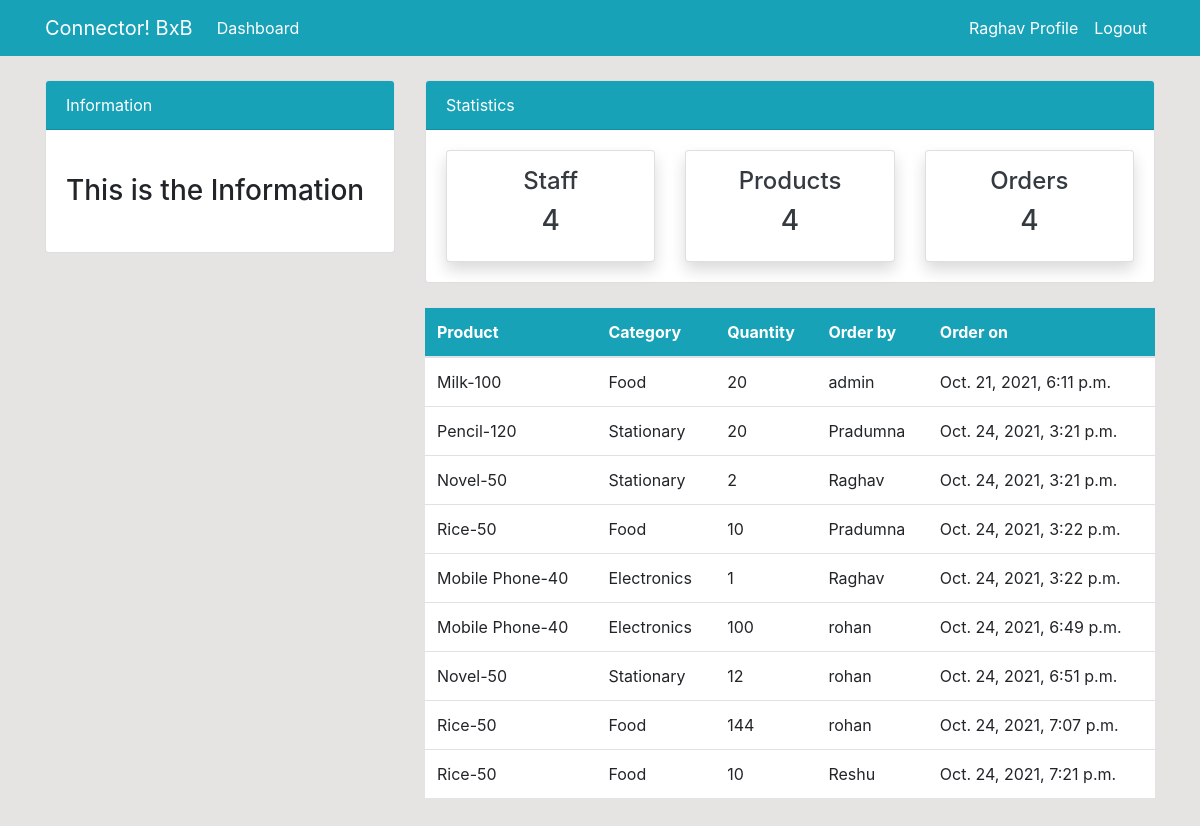
/order/ (signed in), run on an earlier commit of the app's database.
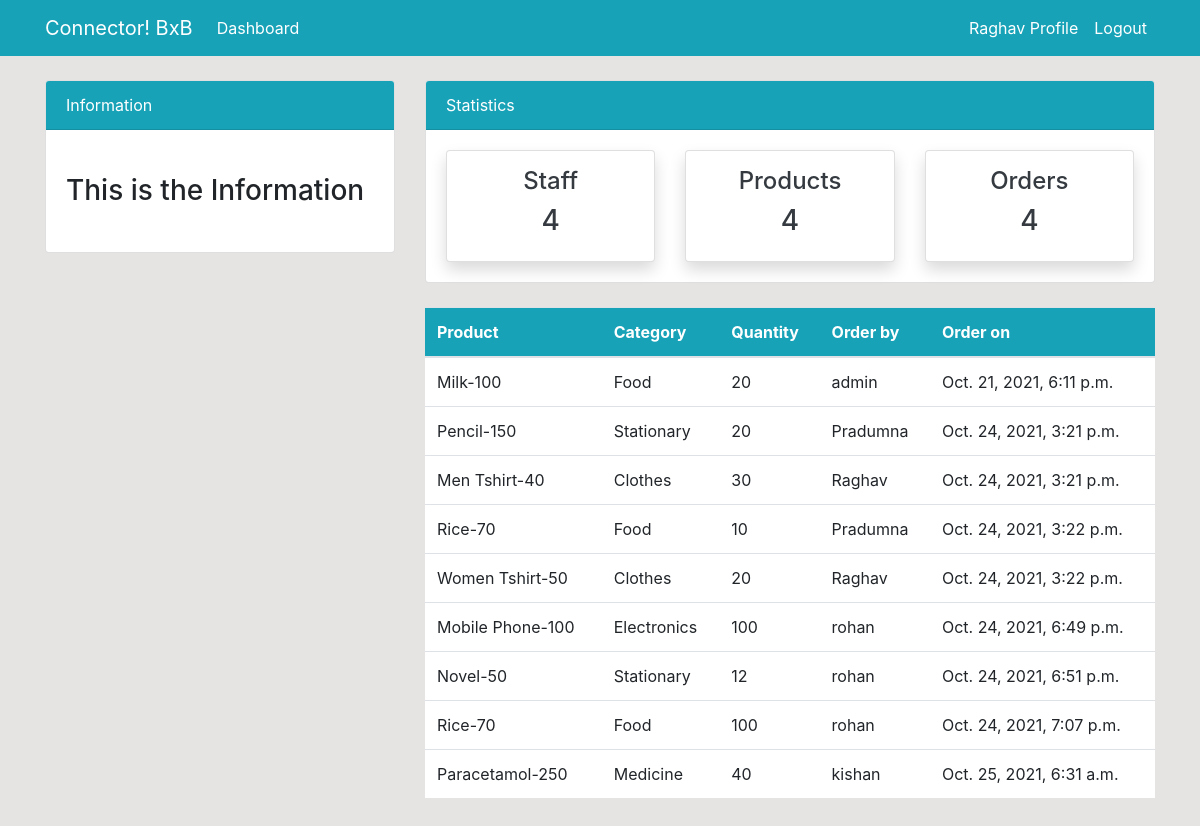
And on a later commit of the database.
### dashboard/models.py (models this page shows, shortened)
class Order(models.Model):
    product = models.ForeignKey(Product, on_delete=models.CASCADE , null=True)
    staff = models.ForeignKey(User, on_delete=models.CASCADE , null=True)
    order_quantity = models.PositiveIntegerField(null=True)
    date  = models.DateTimeField(auto_now_add= True)
    class Meta:
        verbose_name_plural = 'Orders'

class Product(models.Model):
    name = models.CharField(max_length=100 , null=True)
    category = models.CharField(max_length=20, choices=CATEGORY , null=True)
    quantity = models.PositiveIntegerField(null=True)
    class Meta:
        verbose_name_plural = 'Products'
    def __str__(self):
        return f'{self.name}-{self.quantity}'

### dashboard/views.py (the view)
# urls.py: path('order/', views.order, name='dashboard-order'),
@login_required(login_url='user-login')
def order(request):
    orders = Order.objects.all()
    context = {
        'orders': orders
    }
    return render(request, "dashboard/order.html", context)

### templates/dashboard/order.html (shortened to what this page needs)
{% extends 'assets/base.html' %}
{% block content %}
 {% include 'assets/topnav.html' %}
<div class="container">
  <div class="row my-4">
    <div class="col-md-4"></div>
    <div class="col-md-8">
      <table class="table bg-white">
        <thead class="bg-info">
          <tr class="text-white">
            <th scope="col">Product</th>
            <th scope="col">Category</th>
            <th scope="col">Quantity</th>
            <th scope="col">Order by</th>
            <th scope="col">Order on</th>
          </tr>
        </thead>
        <tbody>
          {% for order in orders %}
          <tr>
            <td>{{ order.product }}</td>
            <td>{{ order.product.category }}</td>
            <td>{{ order.order_quantity }}</td>
            <td>{{ order.staff }}</td>
            <td>{{ order.date }}</td>
          </tr>
          {% endfor %}
        </tbody>
      </table>
    </div>
  </div>
</div>
{% endblock %}

### templates/assets/base.html (shortened to what this page needs)
{% load static %}
<!doctype html>
<html lang="en">
  <head>
    <link rel="stylesheet" href="https://cdn.jsdelivr.net/npm/bootstrap@4.6.0/dist/css/bootstrap.min.css">
    <link rel="stylesheet" href="{% static '/style.css' %}">
  </head>
  <body>
    {% include 'assets/nav.html' %}
    {% block content %}{% endblock  %}
  </body>
</html>

### templates/assets/nav.html (shortened to what this page needs)
<nav class="navbar navbar-expand-lg navbar-info bg-info">
  <div class="container">
    {% if user.is_authenticated %}
    <a class="navbar-brand text-white" href="{% url 'dashboard-index' %}"
      >Connector! BxB</a
    >
    <div class="collapse navbar-collapse" id="navbarSupportedContent">
      <ul class="navbar-nav mr-auto">
        <li class="nav-item active">
          <a class="nav-link text-white" href="{% url 'dashboard-index' %}"
            >Dashboard <span class="sr-only">(current)</span></a
          >
        </li>
      </ul>
      <ul class="navbar-nav ml-auto">
        <li class="nav-item active">
          <a class="nav-link text-white" href="{%url 'user-profile'%}"
            >{{ user.username }} Profile <span class="sr-only">(current)</span></a
          >
        </li>
        <li class="nav-item">
          <a class="nav-link text-white" href="{% url 'user-logout'%}"
            >Logout</a
          >
        </li>
      </ul>
      {% endif %}
    </div>
  </div>
</nav>

### templates/assets/topnav.html (shortened to what this page needs)
<div class="container">
  <div class="row mt-4">
    <div class="col-md-4">
      <div class="card">
        <div class="card-header bg-info text-white">Information</div>
        <div class="card-body">
          <marquee behavior="" direction="">
            <h3 class="my-4">This is the Information</h3>
          </marquee>
        </div>
      </div>
    </div>
    <div class="col-md-8">
      <div class="card">
        <div class="card-header bg-info text-white">Statistics</div>
        <div class="card-body">
          <div class="row">
            <div class="col-md-4">
              <a
                class="text-decoration-none text-dark"
                href="{% url 'dashboard-staff' %}"
              >
                <div class="card my-card shadow text-center p-3">
                  <h4>Staff </h4>
                  <h3>4</h3>
                </div>
              </a>
            </div>
            <div class="col-md-4">
              <a
                class="text-decoration-none text-dark"
                href="{% url 'dashboard-product' %}"
              >
                <div class="card my-card shadow text-center p-3">
                  <h4>Products </h4>
                  <h3>4</h3>
                </div>
              </a>
            </div>
            <div class="col-md-4">
              <a
                class="text-decoration-none text-dark"
                href="{% url 'dashboard-order' %}"
              >
                <div class="card my-card shadow text-center p-3">
                  <h4>Orders </h4>
                  <h3>4</h3>
                </div>
              </a>
            </div>
          </div>
        </div>
      </div>
    </div>
  </div>
</div>

### static/style.css (style rules this page uses)
body { background: rgb(230, 227, 227); }

What changed in the data, as far as the page shows it:
removed Order: product "Rice-50", product.category "Food", order_quantity "10", staff "Reshu", date "Oct. 24, 2021, 7:21 p.m."
changed through a linked row, Order: product "Pencil-120" → "Pencil-150"
changed Order: product "Novel-50" → "Men Tshirt-40"; product.category "Stationary" → "Clothes"; order_quantity "2" → "30"
changed through a linked row, Order (number 4 of 9 on the later page): product "Rice-50" → "Rice-70"
changed Order: product "Mobile Phone-40" → "Women Tshirt-50"; product.category "Electronics" → "Clothes"; order_quantity "1" → "20"
changed through a linked row, Order "Electronics": product "Mobile Phone-40" → "Mobile Phone-100"
changed Order "Oct. 24, 2021, 7:07 p.m.": product "Rice-50" → "Rice-70"; order_quantity "144" → "100"
added Order: product "Paracetamol-250", product.category "Medicine", order_quantity "40", staff "kishan", date "Oct. 25, 2021, 6:31 a.m."
